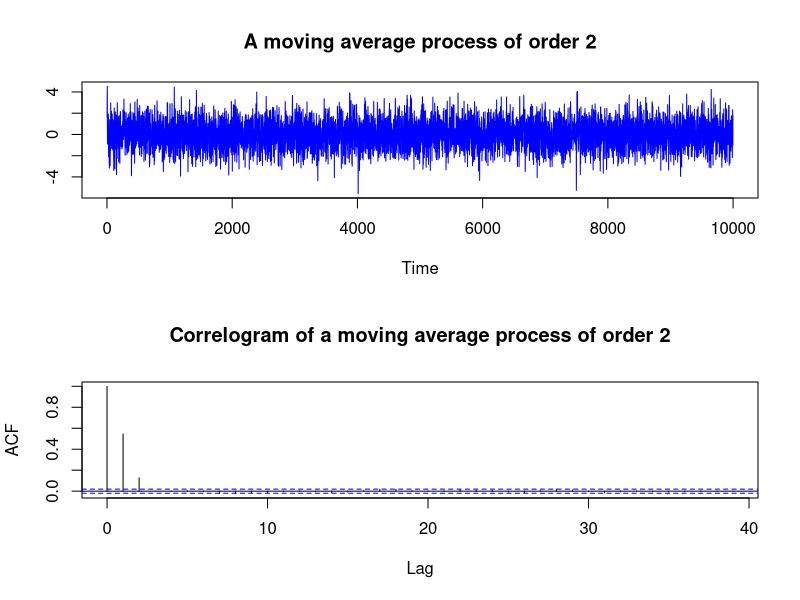

The R source for this figure:
set.seed(1030)

# Generate noise
noise <- rnorm(10000)

# Introduce a variable
ma_2 <- NULL

# Loop for generating MA(2) process

for(i in 3:10000){
  ma_2[i] <- noise[i]+0.7*noise[i-1]+0.2*noise[i-2]
}

# Shift data to left by 2 units
moving_average_process <- ma_2[3:10000]

# Put time series structure on a vanilla data
moving_average_process <- ts(moving_average_process)

# Partition output graphics as a multi frame of 2 rows and 1 column
par(mfrow=c(2,1))

# plot the process and plot its ACF
plot(moving_average_process, main='A moving average process of order 2',
     ylab=' ', col='blue')
acf(moving_average_process,
    main='Correlogram of a moving average process of order 2')
